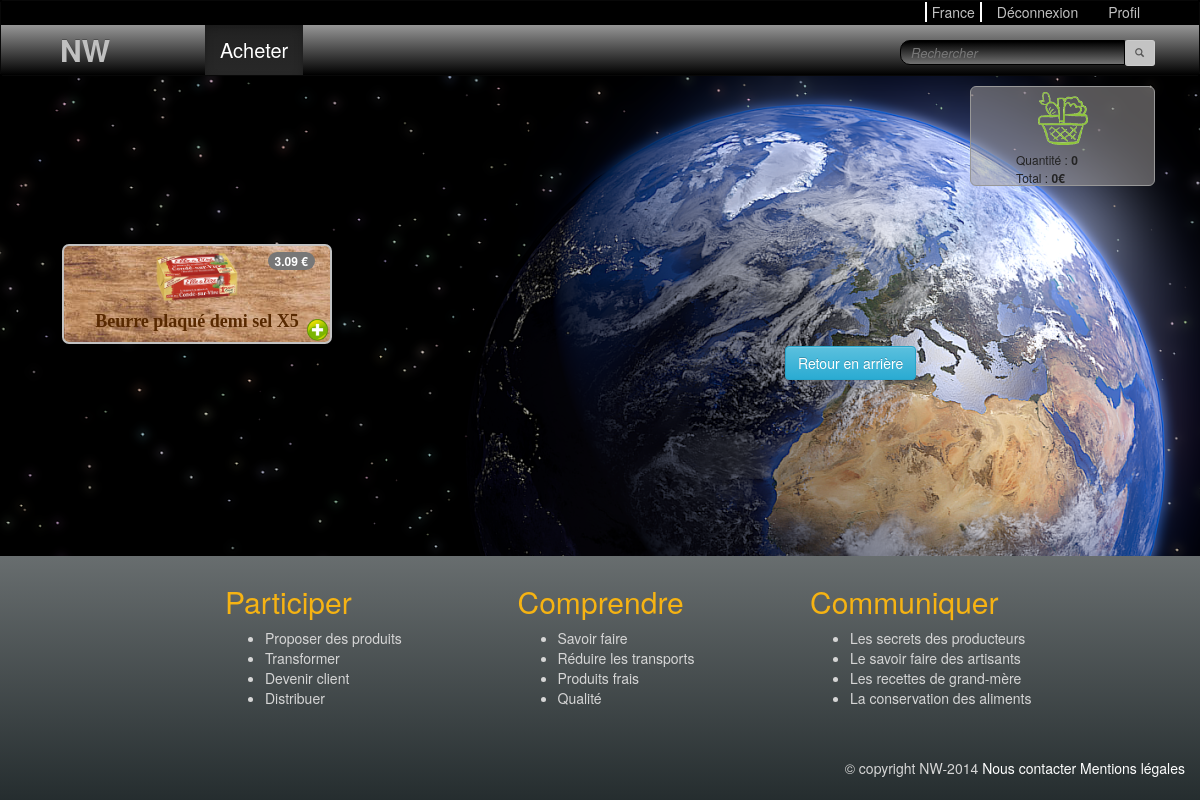
Screenshot of /buy.php?category=6 (signed in) with the database file from the repository.
### tables this page shows
CREATE TABLE IF NOT EXISTS `lot` (
  `id` int(11) NOT NULL AUTO_INCREMENT,
  `userId` int(11) NOT NULL,
  `product` int(11) NOT NULL,
  `quantity` int(11) NOT NULL,
  `harvestDate` date NOT NULL,
  `daysPreserve` int(11) NOT NULL,
  `productionMode` int(11) NOT NULL,
  `price` float(10,2) NOT NULL,
  `pointOfSale` int(11) NOT NULL,
  PRIMARY KEY (`id`),
  KEY `fk_product_id` (`product`),
  KEY `productionMode` (`productionMode`),
  KEY `fk_userId_id` (`userId`),
  KEY `fk_pointOfSale_id` (`pointOfSale`)
);

CREATE TABLE IF NOT EXISTS `product` (
  `id` int(11) NOT NULL AUTO_INCREMENT,
  `category` int(11) NOT NULL,
  `libelle` varchar(255) NOT NULL,
  `picture` varchar(255) DEFAULT NULL,
  PRIMARY KEY (`id`),
  KEY `fk_category_id` (`category`)
);

### inc/main.php (called while the page is built, shortened)
<?php
$lotManager = new PdoLotManager();
$productManager = new PdoProductManager();

### inc/manager/AbstractPdoManager.php (called while the page is built, shortened)
<?php
abstract class AbstractPdoManager{
	public function __construct(){
		global $PDO_;
		if($PDO_ == null){
			$PDO_ = new PDO('mysql:host='.DB_HOST.';dbname='.DB_NAME, DB_LOGIN, DB_PASSWORD);
			$PDO_->exec("SET CHARACTER SET utf8");
			$PDO_->setAttribute( PDO::ATTR_ERRMODE, PDO::ERRMODE_EXCEPTION );
		}
		$this->PDO = $PDO_;
	}
}

### inc/manager/PdoLotManager.php (called while the page is built, shortened)
<?php
class PdoLotManager extends AbstractPdoManager{
	public function findAllFromCategory($category){
		$stm = $this->PDO->prepare("SELECT lot.* FROM lot
			INNER JOIN product ON lot.product = product.id WHERE
			category = :category");
		$stm->bindValue(":category", $category);
		$stm->execute();
		$stm->setFetchMode(PDO::FETCH_CLASS, 'Lot');
		return $stm->fetchAll();
	}
}

### inc/entities/Lot.php (called while the page is built, shortened)
<?php
class Lot{
	private $id;
	private $product;
	private $quantity;
	private $price;
	public function getId(){
		return $this->id;
	}
	public function getProduct(){
		return $this->product;
	}
	public function getQuantity(){
		return $this->quantity;
	}
	public function getPrice(){
		return $this->price;
	}
}
?>

### inc/manager/PdoProductManager.php (called while the page is built, shortened)
<?php
class PdoProductManager extends AbstractPdoManager{
	public function findProductById($id){
		$stm = $this->PDO->prepare("SELECT * FROM product WHERE id = :id");
		$stm->bindValue(":id", $id);
		$stm->execute();
		$stm->setFetchMode(PDO::FETCH_CLASS, 'Product');
		return $stm->fetch();
	}
}

### inc/entities/Product.php (called while the page is built, shortened)
<?php
class Product{
	private $libelle;
	private $picture;
	public function getLibelle(){
		return $this->libelle;
	}
	public function getPicture(){
		return $this->picture;
	}
}
?>

### buy.php (the view, shortened to what this page needs)
<?php
include "inc/main.php";
$items = [];
$param = "shelf=";
if(isset($_GET['shelf'])){
	$items = $categoryManager->findAllFromShelf($_GET['shelf']);
	$param = "category=";
} else if(isset($_GET['category'])){
	$items = $lotManager->findAllFromCategory($_GET['category']);
} else{
	$items = $shelfManager->findAll();
}
?>
<!DOCTYPE html>
<html>
	<head>
		<?php include __DIR__."/parts/stylesheets.php";?>
	</head>
	<body>
		<?php include __DIR__."/parts/header.php";?>
		<div class="wrapped container">
			<section>
				<div class="col-md-2 col-md-offset-10 basket">
					<a href="basket.php">
						<img src="images/basket.png" alt="Panier" width="50" class="center-block"/>
					</a>
					<ul class="margin-top-05">
						<li>Quantité : <strong><span id="basket-quantity"><?php echo $_SESSION["basket"]['quantity']; ?></span></strong></li>
						<li>Total : <strong><span id="basket-total"><?php echo $_SESSION["basket"]['total']; ?></span>€</strong></li>
					</ul>
				</div>
				<div class="col-md-12 margin-top-05-percent">
					<?php foreach ($items as $item) {
						$lot = null;
						if(isset($_GET['category'])){
							$lot = $item;
							$item = $productManager->findProductById($item->getProduct());
						}else{?>
						<a href="?<?php echo $param . $item->getId();?>">
						<?php }?>
							<div class="col-md-3 buy-item text-center">
								<?php if($lot != null){?>
								<div class="price">
									<span class="badge"><?php echo $lot->getPrice();?> €</span>
								</div>
								<?php }?>
								<div class="row">
									<img src="<?php echo $item->getPicture();?>" alt="<?php echo $item->getLibelle();?>" />
								</div>
								<div class="row">
									<h4><?php
										echo $item->getLibelle();
										if($lot != null){
											echo " X" . $lot->getQuantity();
										}
									?></h4>
								</div>
								<?php if($lot != null){?>
								<div class="add-button">
									<img data-id="<?php echo $lot->getId();?>" src="images/plus.png" title="Ajouter ce produit" alt="Plus" />
								</div>
								<?php }?>
							</div>
					<?php }?>
				</div>
				<input type="button" class="col-md-offset-8 btn btn-info" value="Retour en arrière" onClick="window.history.back()">
			</section>
		</div>
		<?php include __DIR__."/parts/footer.php";?>
	</body>
</html>

### css/main.css (style rules this page uses)
html, body { height: 100%; }
body { background-image: url('../images/monde.png'); }
section { padding: 10px 30px; font-size: 12px; min-height: 100%; position: relative; }
.wrapped { min-height: calc(100% - 320px); padding: 0; padding-bottom: 50px; }
.buy-item { background-color: red; padding: 6px; border-radius: 7px; margin: 2px; height: 100px; background-image: url('../images/buy_item.jpg'); border: 2px solid #c2c2c2; }
.buy-item img { max-width: 100px; max-height: 50px; }
.buy-item h4 { font-family: "Comic Sans MS", Georgia, Serif; font-weight: bold; color: #582900; }
.buy-item .price { position: absolute; right: 15px; }
.buy-item .add-button { position: absolute; right: 0px; bottom: 0px; cursor: pointer; }
.buy-item .add-button img { width: 25px; }
.basket { height: 100px; background-color: rgba(159, 155, 155, 0.54); color: rgb(35, 35, 35); border-radius: 6px; border: 1px solid #989898; padding: 5px; }
.basket li { list-style-type: none; }
.margin-top-05 { margin-top: 0.5em; }
.margin-top-05-percent { margin-top: 5%; }

### rows the page displays
lot: price "3.09", product.picture (picture), product.libelle "Beurre plaqué demi sel", quantity "5"

### other values shown
$_SESSION["basket"]['quantity'] "0"
$_SESSION["basket"]['total'] "0"
